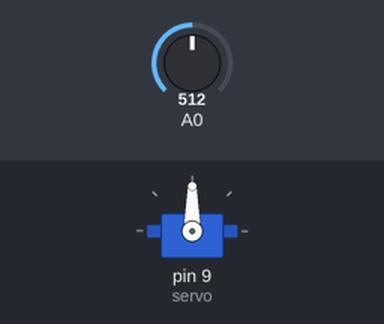
Bench run of a sketch on a simulated Arduino Uno, built with avr-gcc and run on an emulated ATmega328P. Parts: servo. Inputs (shaded band) come from the test bench; at power-on: A0 = 512.

Above: at 1.2 s.
1.3 s: A0 set to 269
2.8 s: A0 set to 248
At 5.7 s:
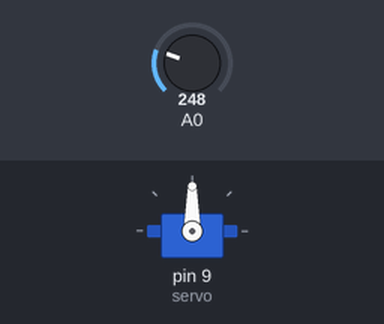
5.8 s: A0 set to 306
At 6.6 s:
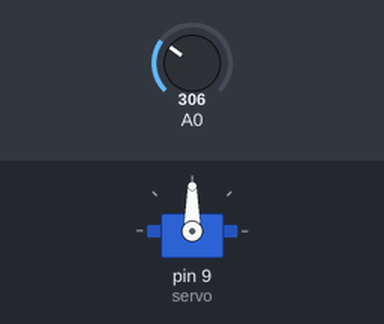
7.3 s: A0 set to 122
At 7.5 s:
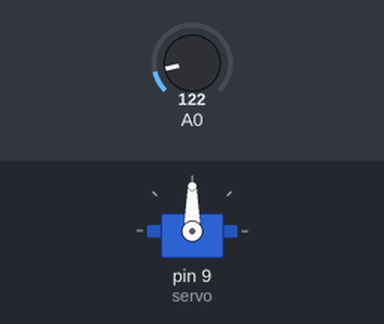
Timing chart, 0 to 11.3 s (numbered marks = the images above; inputs shaded):
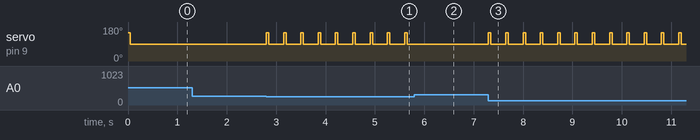

Measured:
- the behaviour switches between 256 and 255 on A0 (found by bisection; images 0 and 1)
- after the input at 1.3 s, every drawn part: stays the same
- after the input at 2.8 s, servo on pin 9 (servo): alternates 150° for 0.05 s and 90° for 0.30 s, starting at once
- after the input at 5.8 s, servo on pin 9 (servo): stops changing and stays 90°
- after the input at 7.3 s, servo on pin 9 (servo): alternates 150° for 0.05 s and 90° for 0.30 s, starting at once

The sketch:

dino.ino
```cpp
#include <Servo.h>
int MAX = 0;
int light;
int dummy;

Servo servo;
int photo();

void setup() {
  Serial.begin(9600);
  servo.attach(9);
}

void loop() {
  while (1) {
    dummy = photo();
    if (dummy < 50) {
      servo.write(150);
      delay(50);
      servo.write(90);
      delay(300);
    }
  }
}


int photo() {
  if (MAX < light) {
    MAX = light;
  }
  light = analogRead(A0);
  int out = map(light, 0, MAX, 0, 100);
  return out;
}
```
